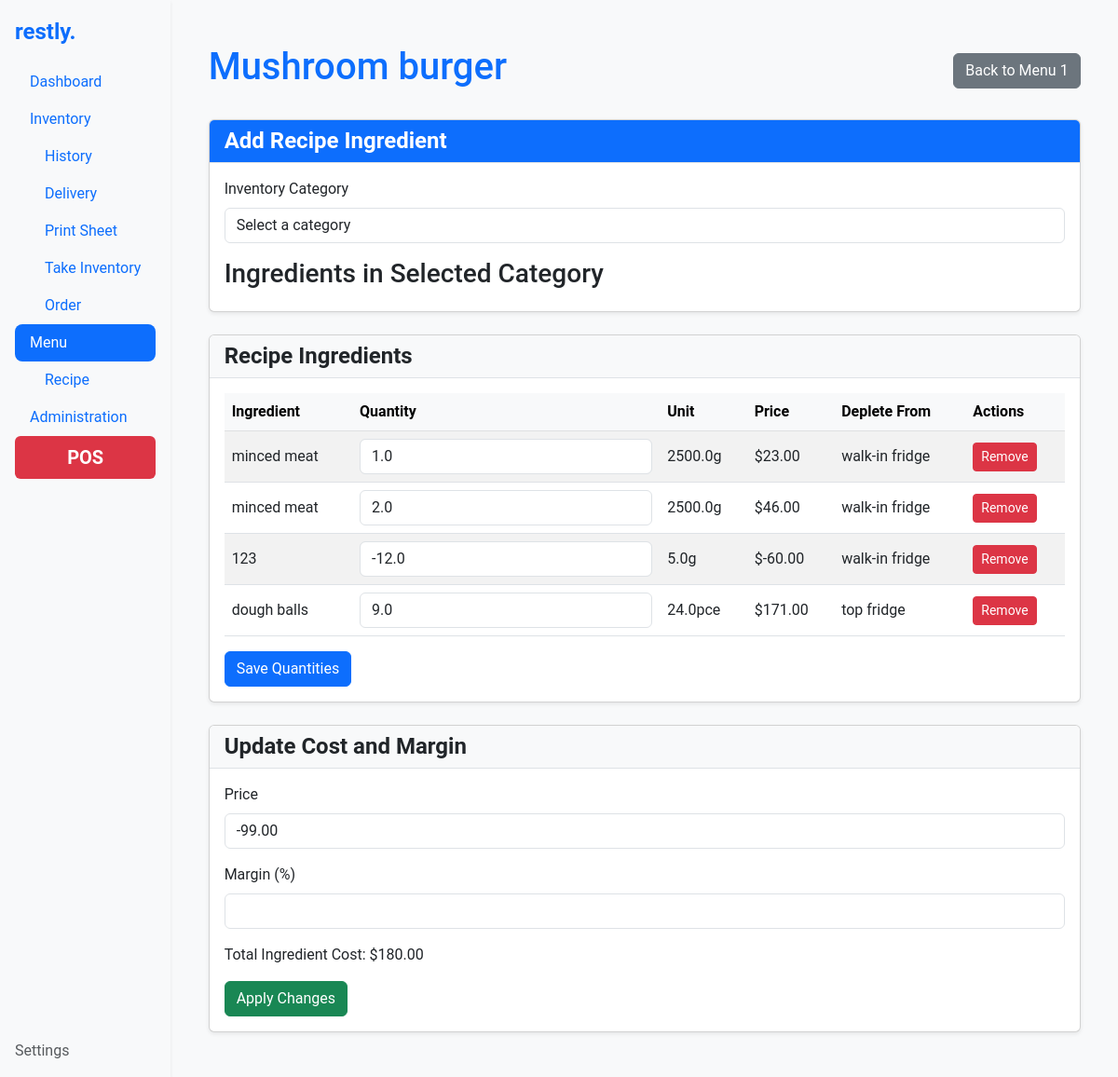
Page /menu/menu-1/menu-1-beef-burgers/menu-1-beef-burgers-mushroom-burger/ on the committed database.
### menu/models.py (models this page shows, shortened)
class MenuItem(models.Model):
    name = models.CharField(max_length=255)
    slug = models.SlugField(max_length=255, unique=True, blank=True)
    category = models.ForeignKey(MenuCategory, on_delete=models.CASCADE, related_name="items")
    description = models.TextField(blank=True, null=True)
    cost = models.DecimalField(max_digits=10, decimal_places=2, null=True, blank=True)  # Sell price :D
    order = models.PositiveIntegerField(default=1)
    class Meta:
        ordering = ['order']

class Menu(models.Model):
    name = models.CharField(max_length=255, unique=True)
    slug = models.SlugField(max_length=255, unique=True, blank=True)
    is_active = models.BooleanField(default=False)

class RecipeIngredient(models.Model):
    menu_item = models.ForeignKey(MenuItem, related_name="recipe_ingredients", on_delete=models.CASCADE)
    ingredient = models.ForeignKey(Ingredient, on_delete=models.CASCADE)
    order = models.PositiveIntegerField(default=1)
    quantity = models.FloatField(help_text="Quantity of the ingredient used in the recipe")
    category = models.ForeignKey(Category, on_delete=models.CASCADE, null=True, blank=True, help_text="Category to deplete from")
    class Meta:
        ordering = ['order']

### inventory/models.py (models this page shows, shortened)
class Ingredient(models.Model):
    UNIT_TYPES = [
        ('g', 'gram'),
        ('ml', 'milliliter'),
        ('pce', 'piece'),
        ('cm', 'centimeter'),
        ('oz', 'ounce'),
        ('fl_oz', 'fluid ounce'),
        ('in', 'inch'),
    ]
    name = models.CharField(max_length=255)
    slug = models.SlugField(max_length=255, unique=True, blank=True)
    quantity = models.FloatField()  # Quantity in stock
    threshold = models.FloatField(default=0)  # Minimum threshold for inventory
    category = models.ForeignKey('Category', on_delete=models.CASCADE)
    unit_type = models.CharField(max_length=10, choices=UNIT_TYPES)
    unit_multiplier = models.FloatField()  # Multiplier for unit type
    unit_cost = models.FloatField()  # Cost per unit
    estimated_usage = models.FloatField(null=True, blank=True)  # Optional, estimated usage per day
    total_cost = models.DecimalField(max_digits=12, decimal_places=6, editable=False)
    history = HistoricalRecords()
    order = models.PositiveIntegerField(default=1)
    change_source = models.CharField(max_length=50, blank=True, null=True)
    class Meta:
        ordering = ['order']
        unique_together = ('name', 'category')

class Category(models.Model):
    name = models.CharField(max_length=100, unique=True, default="global")
    slug = models.SlugField(max_length=100, unique=True, blank=True)
    order = models.PositiveIntegerField(default=1)
    class Meta:
        ordering = ['order']

### menu/views.py (the view, shortened to what this page needs)
# urls.py: path('<str:menu_slug>/<str:category_slug>/<str:menu_item_slug>/', views.menu_item_detail, name='menu_item_detail'),
def menu_item_detail(request, menu_slug, category_slug, menu_item_slug):
    menu = get_object_or_404(Menu, slug=menu_slug)
    category = get_object_or_404(MenuCategory, slug=category_slug, menu=menu)
    menu_item = get_object_or_404(MenuItem, slug=menu_item_slug, category=category)
    recipe_ingredients = menu_item.recipe_ingredients.select_related('ingredient', 'category')
    for recipe_ingredient in recipe_ingredients:
        recipe_ingredient.calculated_price = (
            Decimal(recipe_ingredient.quantity) * Decimal(recipe_ingredient.ingredient.unit_cost)
        )
    total_ingredient_cost = sum(ri.calculated_price for ri in recipe_ingredients)
    selected_category_id = request.GET.get('category_id')
    inventory_categories = Category.objects.all()
    ingredients = Ingredient.objects.filter(category_id=selected_category_id) if selected_category_id else []
    context = {
        'menu': menu,
        'category': category,
        'menu_item': menu_item,
        'recipe_ingredients': recipe_ingredients,
        'total_ingredient_cost': total_ingredient_cost,
        'inventory_categories': inventory_categories,
        'ingredients': ingredients,
        'selected_category_id': int(selected_category_id) if selected_category_id else None,
    }
    return render(request, 'menu/menu_item_detail.html', context)

### menu/templates/menu/menu_item_detail.html (shortened to what this page needs)
{% extends 'base.html' %}
{% block content %}
<div class="container my-4">
    <div class="d-flex justify-content-between align-items-center mb-4">
        <h1 class="text-primary">{{ menu_item.name }}</h1>
        <a href="{% url 'menu_detail' menu.slug %}" class="btn btn-secondary">
             Back to {{ menu.name }}
        </a>
    </div>
    <div class="card shadow-sm mb-4">
        <div class="card-header bg-primary text-white">
            <h2 class="mb-0">Add Recipe Ingredient</h2>
        </div>
        <div class="card-body">
            <form method="get" id="category-filter-form">
                <div class="mb-3">
                    <label for="category-select" class="form-label">Inventory Category</label>
                    <select id="category-select" name="category_id" class="form-control">
                        <option value="">Select a category</option>
                    </select>
                </div>
            </form>
            <div id="ingredient-list">
                <h3>Ingredients in Selected Category</h3>
            </div>
        </div>
    </div>
    <div class="card shadow-sm mb-4">
        <div class="card-header bg-light">
            <h2 class="mb-0">Recipe Ingredients</h2>
        </div>
        <div class="card-body">
            <form method="post" id="save-quantities-form">
                <table class="table table-striped">
                    <thead class="table-light">
                        <tr>
                            <th>Ingredient</th>
                            <th>Quantity</th>
                            <th>Unit</th>
                            <th>Price</th>
                            <th>Deplete From</th>
                            <th>Actions</th>
                        </tr>
                    </thead>
                    <tbody>
                        {% for recipe_ingredient in recipe_ingredients %}
                        <tr>
                            <td>{{ recipe_ingredient.ingredient.name }}</td>
                            <td>
                                <input type="number" name="quantity-{{ recipe_ingredient.id }}" class="form-control"
                                       value="{{ recipe_ingredient.quantity }}" step="0.000001">
                            </td>
                            <td>{{ recipe_ingredient.ingredient.unit_multiplier }}{{ recipe_ingredient.ingredient.unit_type }}</td>
                            <td>${{ recipe_ingredient.calculated_price|floatformat:2 }}</td>
                            <td>{{ recipe_ingredient.category.name }}</td>
                            <td>
                                <form method="post" style="display:inline;">
                                    <button type="submit" class="btn btn-danger btn-sm">Remove</button>
                                </form>
                            </td>
                        </tr>
                        {% endfor %}
                    </tbody>
                </table>
                <button type="submit" class="btn btn-primary mt-3" name="action" value="save_quantities">
                    Save Quantities
                </button>
            </form>
        </div>
    </div>
    <div class="card shadow-sm mb-4">
        <div class="card-header bg-light">
            <h2 class="mb-0">Update Cost and Margin</h2>
        </div>
        <div class="card-body">
            <form method="post" id="cost-margin-form">
                <div class="mb-3">
                    <label for="cost" class="form-label">Price</label>
                    <input type="number" id="cost" name="cost" class="form-control" step="0.01" value="{{ menu_item.cost }}">
                </div>
                <div class="mb-3">
                    <label for="margin" class="form-label">Margin (%)</label>
                    <input type="number" id="margin" name="margin" class="form-control" step="0.001" value="{{ margin }}">
                </div>
                <p>Total Ingredient Cost: ${{ total_ingredient_cost|floatformat:2 }}</p>
                <button type="submit" name="update_cost" class="btn btn-success">
                     Apply Changes
                </button>
            </form>
        </div>
    </div>
</div>
{% endblock %}

### templates/styles.css (style rules this page uses)
body { font-family: 'Roboto', sans-serif; background-color: #f8f9fa; }
.container { max-width: 960px; }
.table { margin-bottom: 0; }
.table th, .table td { vertical-align: middle; }
.card-header { background-color: #f8f9fa; border-bottom: 1px solid #dee2e6; }
.card-header h2, .card-header .menu-title { font-size: 1.5rem; font-weight: bold; }
.btn-primary { display: inline-flex; align-items: center; gap: 0.5rem; }

### rows in the picture
MenuItem: name "Mushroom burger", cost "-99.00"
Menu: name "Menu 1"
RecipeIngredient: ingredient.name "minced meat", quantity "1.0", ingredient.unit_multiplier "2500.0", ingredient.unit_type "g", calculated_price "23.00", category.name "walk-in fridge"
RecipeIngredient: ingredient.name "minced meat", quantity "2.0", ingredient.unit_multiplier "2500.0", ingredient.unit_type "g", calculated_price "46.00", category.name "walk-in fridge"
RecipeIngredient: ingredient.name "123", quantity "-12.0", ingredient.unit_multiplier "5.0", ingredient.unit_type "g", calculated_price "-60.00", category.name "walk-in fridge"
RecipeIngredient: ingredient.name "dough balls", quantity "9.0", ingredient.unit_multiplier "24.0", ingredient.unit_type "pce", calculated_price "171.00", category.name "top fridge"

### other values in the picture
{{ total_ingredient_cost|floatformat:2 }} "180.00"
